Frame 1 (no input): blank canvas, image omitted
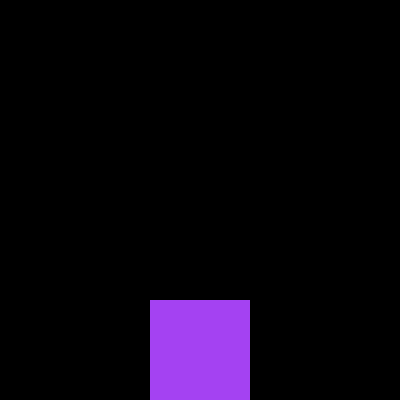
Frame 60 (the mouse pressed at the canvas centre just before this capture)
Frame 120 (the mouse held since frame 60 and released just before this capture): identical to frame 60, image omitted

The Processing sketch that drew this single still picture (run headless with seeded random() and noise(); from frame 60 on, the mouse is pressed at the canvas centre):

// Processing sketch: processing_134345
// ── processing_134345.pde

 
color Color = color(random(255),random(255),random(255));
float x = 200;
float y = 400;
float xx = 100;
float yy = 200;

 
void setup() 
{
  size(400, 400);
 
}
 
void draw() 
{
  background(0);
  pushMatrix();
  fill(Color);
  rect(x,y,xx,yy);
  rectMode(CENTER);
  noStroke();
  grow();
  popMatrix();
}

 
void grow()
{
  if (mouseButton == RIGHT) 
  {
      
      y = y-3;
      
      yy = yy-3;
  }
  if (mouseButton == LEFT)
  {
    y = y +3;
    yy = yy+3;
  }
  if(y < 0 || y > 400)
  {
    background(random(255), random(255), random(255));
  }
}
 

 
 
